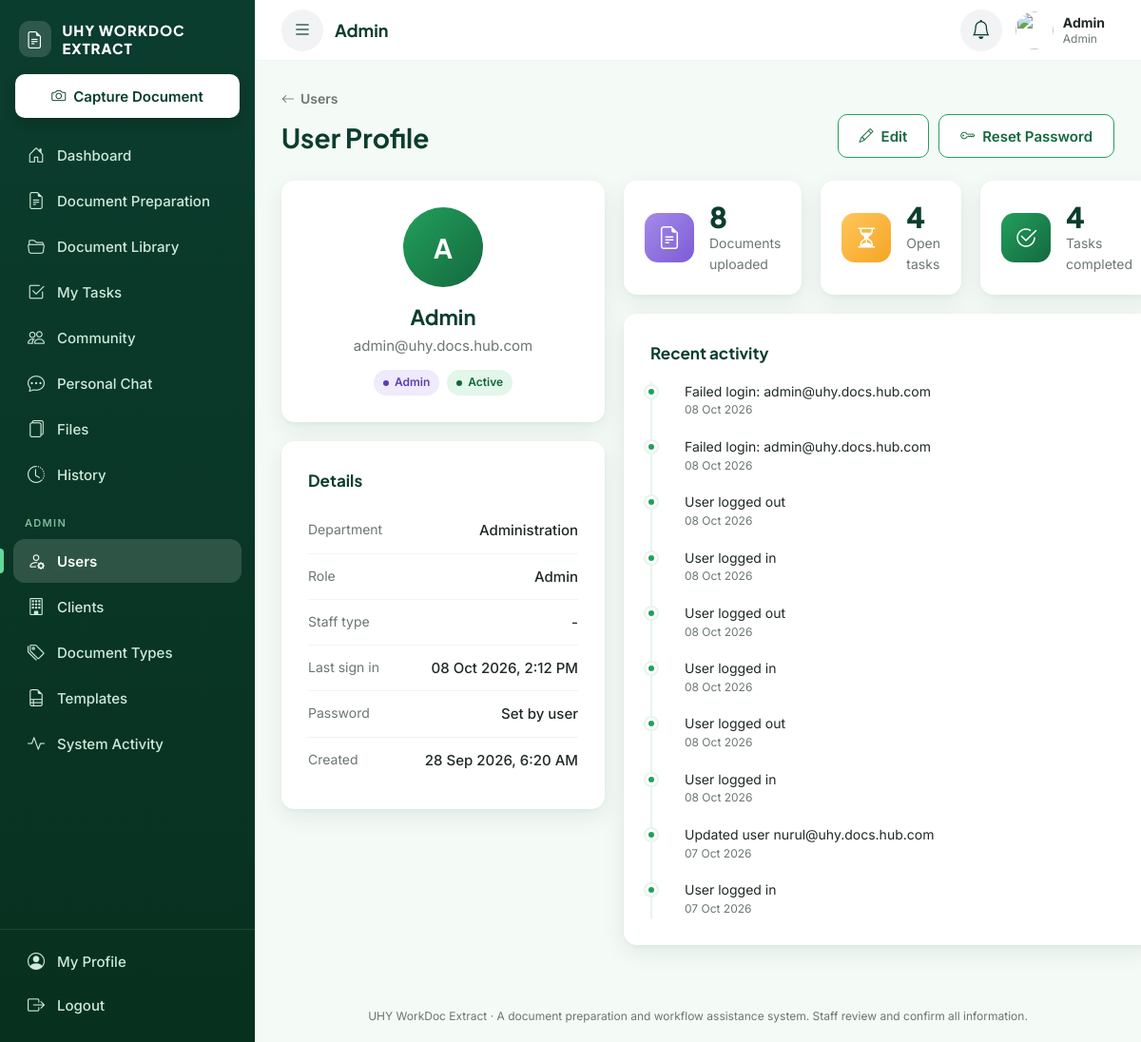
Page /admin/users/view.php?id=1 (signed in) on the committed database.
### tables this page shows
CREATE TABLE `users` (
  `user_id` int(10) UNSIGNED NOT NULL,
  `name` varchar(120) NOT NULL,
  `username` varchar(50) NOT NULL,
  `email` varchar(150) NOT NULL,
  `password` varchar(255) NOT NULL,
  `role` enum('admin','staff') NOT NULL DEFAULT 'staff',
  `staff_type` enum('staff','contract','intern') DEFAULT NULL,
  `department` varchar(50) DEFAULT NULL,
  `avatar_path` varchar(255) DEFAULT NULL,
  `status` enum('active','inactive') NOT NULL DEFAULT 'active',
  `must_change_password` tinyint(1) NOT NULL DEFAULT 1,
  `last_login_at` datetime DEFAULT NULL,
  `created_at` timestamp NOT NULL DEFAULT current_timestamp(),
  `updated_at` timestamp NOT NULL DEFAULT current_timestamp() ON UPDATE current_timestamp()
);

CREATE TABLE `audit_logs` (
  `log_id` bigint(20) UNSIGNED NOT NULL,
  `user_id` int(10) UNSIGNED DEFAULT NULL,
  `action` varchar(60) NOT NULL,
  `entity_type` varchar(50) DEFAULT NULL,
  `entity_id` bigint(20) UNSIGNED DEFAULT NULL,
  `description` varchar(255) DEFAULT NULL,
  `old_value` text DEFAULT NULL,
  `new_value` text DEFAULT NULL,
  `ip_address` varchar(45) DEFAULT NULL,
  `created_at` timestamp NOT NULL DEFAULT current_timestamp()
);

### includes/functions.php (called while the page is built, shortened)
<?php
function e(?string $value): string
{
    return htmlspecialchars((string)$value, ENT_QUOTES, 'UTF-8');
}
function url(string $path = ''): string
{
    return BASE_URL . '/' . ltrim($path, '/');
}

### config/database.php (called while the page is built, shortened)
<?php
function db(): PDO
{
    static $pdo = null;
    if ($pdo === null) {
        try {
            $pdo = new PDO(
                'mysql:host=' . DB_HOST . ';dbname=' . DB_NAME . ';charset=utf8mb4',
                DB_USER,
                DB_PASS,
                [
                    PDO::ATTR_ERRMODE            => PDO::ERRMODE_EXCEPTION,
                    PDO::ATTR_DEFAULT_FETCH_MODE => PDO::FETCH_ASSOC,
                    PDO::ATTR_EMULATE_PREPARES   => false,
                    PDO::MYSQL_ATTR_INIT_COMMAND => "SET time_zone = '+08:00'",
                ]
            );
        } catch (PDOException $e) {
            error_log('DB connection failed: ' . $e->getMessage());
            http_response_code(500);
            exit(APP_DEBUG
                ? 'Database connection failed: ' . htmlspecialchars($e->getMessage())
                : 'The system is temporarily unavailable.');
        }
    }
    return $pdo;
}

### services/UserService.php (called while the page is built, shortened)
<?php
class UserService
{
    public static function find(int $id): ?array
    {
        $stmt = db()->prepare(
            'SELECT user_id, name, username, email, role, staff_type, department, status,
                    must_change_password, last_login_at, created_at
             FROM users WHERE user_id = ? LIMIT 1'
        );
        $stmt->execute([$id]);
        return $stmt->fetch() ?: null;
    }
}

### includes/auth.php (called while the page is built, shortened)
<?php
function current_user(): ?array
{
    static $user = null;
    static $loaded = false;
    if ($loaded) {
        return $user;
    }
    $stmt = db()->prepare(
        'SELECT user_id, name, username, email, role, staff_type, department, status, must_change_password, avatar_path
         FROM users WHERE user_id = ? LIMIT 1'
    );
    $stmt->execute([$_SESSION['user_id']]);
    $row = $stmt->fetch();
    $user = $row;
    return $user;
}
function require_login(bool $allowPasswordChange = false): array
{
    $user = current_user();
    return $user;
}

### includes/permissions.php (called while the page is built, shortened)
<?php
function require_permission(string $permission): array
{
    $user = require_login();
    return $user;
}

### admin/users/view.php (the view, shortened to what this page needs)
<?php
require_once __DIR__ . '/../../services/UserService.php';
$admin = require_permission('admin.users');
$id = (int)($_GET['id'] ?? 0);
$u  = UserService::find($id);
$scalar = function (string $sql, array $p): int {
    $s = db()->prepare($sql);
    $s->execute($p);
    return (int)$s->fetchColumn();
};
$docCount  = $scalar('SELECT COUNT(*) FROM documents WHERE uploaded_by = ?', [$id]);
$openTasks = $scalar("SELECT COUNT(*) FROM tasks WHERE assigned_to = ? AND status <> 'completed'", [$id]);
$doneTasks = $scalar("SELECT COUNT(*) FROM tasks WHERE assigned_to = ? AND status = 'completed'", [$id]);
$stmt = db()->prepare('SELECT description, action, created_at FROM audit_logs WHERE user_id = ? ORDER BY log_id DESC LIMIT 10');
$stmt->execute([$id]);
$activity = $stmt->fetchAll();
$pageTitle    = $u['name'];
require __DIR__ . '/../../includes/header.php';
?>
<div class="df-page-header">
    <div>
        <a class="df-back" href="<?= e(url('admin/users/index.php')) ?>"><i class="bi bi-arrow-left"></i> Users</a>
        <h1>User Profile</h1>
    </div>
    <div class="df-page-actions">
        <a class="df-btn df-btn-outline" href="<?= e(url('admin/users/edit.php?id=' . $id)) ?>"><i class="bi bi-pencil"></i> Edit</a>
        <button type="button" class="df-btn df-btn-outline" data-user-action="reset_password" data-user-id="<?= $id ?>" data-user-name="<?= e($u['name']) ?>">
            <i class="bi bi-key"></i> Reset Password
        </button>
    </div>
</div>
<div class="df-grid df-grid-profile">
    <div class="df-stack">
        <section class="df-card df-profile-card">
            <?= render_avatar($u, 'lg') ?>
            <h2><?= e($u['name']) ?></h2>
            <p class="df-muted df-break"><?= e($u['email']) ?></p>
            <div class="df-profile-badges">
                <?= $u['role'] === 'admin' ? '<span class="df-badge df-badge-purple">Admin</span>' : '<span class="df-badge df-badge-info">' . e(role_label($u)) . '</span>' ?>
                <?= status_badge($u['status']) ?>
            </div>
        </section>
        <section class="df-card">
            <h3 class="df-card-title">Details</h3>
            <dl class="df-details">
                <div><dt>Department</dt><dd><?= e($u['department'] ?? '-') ?></dd></div>
                <div><dt>Role</dt><dd><?= e(ucfirst($u['role'])) ?></dd></div>
                <div><dt>Staff type</dt><dd><?= $u['staff_type'] ? e(['staff' => 'Staff', 'contract' => 'Contract Staff', 'intern' => 'Intern'][$u['staff_type']] ?? ucfirst($u['staff_type'])) : '-' ?></dd></div>
                <div><dt>Last sign in</dt><dd><?= e($u['last_login_at'] ? format_datetime($u['last_login_at']) : 'Never') ?></dd></div>
                <div><dt>Password</dt><dd><?= (int)$u['must_change_password'] === 1 ? '<span class="df-badge df-badge-warning">Must change at next sign in</span>' : 'Set by user' ?></dd></div>
                <div><dt>Created</dt><dd><?= e(format_datetime($u['created_at'])) ?></dd></div>
            </dl>
        </section>
    </div>
    <div class="df-stack">
        <div class="df-grid df-grid-3-tight">
            <div class="df-stat df-stat-purple"><span class="df-stat-icon"><i class="bi bi-file-earmark-text"></i></span>
                <div><div class="df-stat-value"><?= $docCount ?></div><div class="df-stat-label">Documents uploaded</div></div></div>
            <div class="df-stat df-stat-amber"><span class="df-stat-icon"><i class="bi bi-hourglass-split"></i></span>
                <div><div class="df-stat-value"><?= $openTasks ?></div><div class="df-stat-label">Open tasks</div></div></div>
            <div class="df-stat df-stat-green"><span class="df-stat-icon"><i class="bi bi-check2-circle"></i></span>
                <div><div class="df-stat-value"><?= $doneTasks ?></div><div class="df-stat-label">Tasks completed</div></div></div>
        </div>
        <section class="df-card">
            <h3 class="df-card-title">Recent activity</h3>
            <?php if ($activity): ?>
                <ul class="df-timeline">
                    <?php foreach ($activity as $a): ?>
                        <li>
                            <span class="df-timeline-text"><?= e($a['description'] ?: ucfirst(str_replace('_', ' ', $a['action']))) ?></span>
                            <span class="df-timeline-time"><?= e(time_ago($a['created_at'])) ?></span>
                        </li>
                    <?php endforeach; ?>
                </ul>
            <?php endif; ?>
        </section>
    </div>
</div>
<?php require __DIR__ . '/../../includes/footer.php'; ?>

### includes/header.php (shortened to what this page needs)
<?php
$user = current_user();
$pageTitle = $pageTitle ?? 'Dashboard';
?>
<!DOCTYPE html>
<html lang="en">
<head>
    <link rel="stylesheet" href="https://cdn.jsdelivr.net/npm/bootstrap-icons@1.11.3/font/bootstrap-icons.min.css">
    <link rel="stylesheet" href="<?= e(url('assets/css/style.css')) ?>">
</head>
<body class="df-app-body">
<div class="df-shell">
    <?php require __DIR__ . '/sidebar.php'; ?>
    <div class="df-main">
        <header class="df-topbar">
            <button type="button" class="df-icon-btn df-menu-btn" data-sidebar-open aria-label="Open menu">
                <i class="bi bi-list"></i>
            </button>
            <h2 class="df-topbar-title"><?= e($pageTitle) ?></h2>
            <div class="df-topbar-actions">
                <div class="df-dropdown" data-dropdown>
                    <button type="button" class="df-icon-btn" data-dropdown-toggle
                            aria-label="Notifications" aria-expanded="false">
                        <i class="bi bi-bell"></i>
                    </button>
                </div>
                <a class="df-topbar-user" href="<?= e(url('profile/index.php')) ?>">
                    <?= render_avatar($user) ?>
                    <span class="df-topbar-user-text">
                        <strong><?= e($user['name']) ?></strong>
                        <small><?= e(role_label($user)) ?></small>
                    </span>
                </a>
            </div>
        </header>
        <main class="df-content">

### includes/ui.php (shortened to what this page needs)
<?php
function time_ago(?string $datetime): string
{
    $time = strtotime($datetime);
    $diff = time() - $time;
    return date('d M Y', $time);
}
function user_initials(string $name): string
{
    $parts = preg_split('/\s+/', trim($name));
    $initials = strtoupper(mb_substr($parts[0] ?? '', 0, 1));
    return $initials !== '' ? $initials : '?';
}
function role_label(array $user): string
{
    if ($user['role'] === 'admin') {
        return 'Admin';
    }
    $labels = ['staff' => 'Staff', 'contract' => 'Contract Staff', 'intern' => 'Intern'];
    return $labels[$user['staff_type']] ?? 'Staff';
}
function status_badge(string $status): string
{
    $map = [
        'new'            => ['New', 'info'],
        'uploaded'       => ['Uploaded', 'purple'],
        'processing'     => ['Processing', 'warning'],
        'in_progress'    => ['In Progress', 'warning'],
        'pending_review' => ['Pending Review', 'purple'],
        'completed'      => ['Completed', 'success'],
        'draft'          => ['Draft', 'neutral'],
        'in_review'      => ['In Review', 'purple'],
        'returned'       => ['Returned', 'danger'],
        'approved'       => ['Approved', 'success'],
        'final'          => ['Final', 'success'],
        'active'         => ['Active', 'success'],
        'inactive'       => ['Inactive', 'neutral'],
        'low'            => ['Low', 'neutral'],
        'medium'         => ['Medium', 'info'],
        'high'           => ['High', 'warning'],
        'urgent'         => ['Urgent', 'danger'],
    ];
    [$label, $color] = $map[$status] ?? [ucfirst(str_replace('_', ' ', $status)), 'neutral'];
    return '<span class="df-badge df-badge-' . e($color) . '">' . e($label) . '</span>';
}
function format_datetime(?string $datetime): string
{
    return $datetime ? date('d M Y, g:i A', strtotime($datetime)) : '-';
}
function render_avatar(array $user, string $size = ''): string
{
    $class = 'df-avatar' . ($size ? ' df-avatar-' . $size : '');
    if (!empty($user['avatar_path']) && !empty($user['user_id'])) {
        $src = url('files/avatar.php?u=' . (int)$user['user_id']);
        return '<span class="' . $class . ' df-avatar-photo"><img src="' . e($src) . '" alt=""></span>';
    }
    return '<span class="' . $class . '">' . e(user_initials($user['name'] ?? '')) . '</span>';
}

### rows in the picture
users: name "Admin", role "Admin", name "A", email "admin@uhy.docs.hub.com", department "Administration", last_login_at "08 Oct 2026, 2:12 PM", created_at "28 Sep 2026, 6:20 AM"
audit_logs: description "Failed login: admin@uhy.docs.hub.com", created_at "08 Oct 2026"
audit_logs: description "Failed login: admin@uhy.docs.hub.com", created_at "08 Oct 2026"
audit_logs: description "User logged out", created_at "08 Oct 2026"
audit_logs: description "User logged in", created_at "08 Oct 2026"
audit_logs: description "User logged out", created_at "08 Oct 2026"
audit_logs: description "User logged in", created_at "08 Oct 2026"
audit_logs: description "User logged out", created_at "08 Oct 2026"
audit_logs: description "User logged in", created_at "08 Oct 2026"
audit_logs: description "Updated user nurul@uhy.docs.hub.com", created_at "07 Oct 2026"
audit_logs: description "User logged in", created_at "07 Oct 2026"

### other values in the picture
$item['label'] "Dashboard"
$item['label'] "Document Preparation"
$item['label'] "Document Library"
$item['label'] "My Tasks"
$item['label'] "Community"
$item['label'] "Personal Chat"
$item['label'] "Files"
$item['label'] "History"
$item['label'] "Users"
$item['label'] "Clients"
$item['label'] "Document Types"
$item['label'] "Templates"
$item['label'] "System Activity"
$pageTitle "Admin"
$label "Active"
